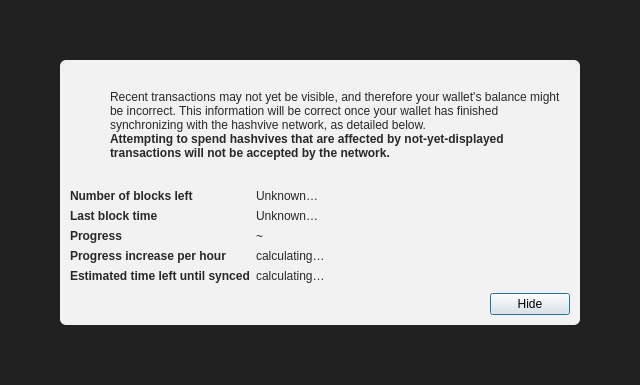
<?xml version="1.0" encoding="UTF-8"?>
<ui version="4.0">
 <class>ModalOverlay</class>
 <widget class="QWidget" name="ModalOverlay">
  <property name="geometry">
   <rect>
    <x>0</x>
    <y>0</y>
    <width>640</width>
    <height>385</height>
   </rect>
  </property>
  <property name="windowTitle">
   <string>Form</string>
  </property>
  <layout class="QVBoxLayout" name="verticalLayout" stretch="0">
   <property name="sizeConstraint">
    <enum>QLayout::SetDefaultConstraint</enum>
   </property>
   <property name="leftMargin">
    <number>0</number>
   </property>
   <property name="topMargin">
    <number>0</number>
   </property>
   <property name="rightMargin">
    <number>0</number>
   </property>
   <property name="bottomMargin">
    <number>0</number>
   </property>
   <item>
    <widget class="QWidget" name="bgWidget" native="true">
     <property name="styleSheet">
      <string notr="true">#bgWidget { background: rgba(0,0,0,220); }</string>
     </property>
     <layout class="QVBoxLayout" name="verticalLayoutMain" stretch="1">
      <property name="leftMargin">
       <number>60</number>
      </property>
      <property name="topMargin">
       <number>60</number>
      </property>
      <property name="rightMargin">
       <number>60</number>
      </property>
      <property name="bottomMargin">
       <number>60</number>
      </property>
      <item>
       <widget class="QWidget" name="contentWidget" native="true">
        <property name="styleSheet">
         <string notr="true">#contentWidget { background: rgba(255,255,255,240); border-radius: 6px; }

QLabel { color: rgb(40,40,40);  }</string>
        </property>
        <layout class="QVBoxLayout" name="verticalLayoutSub" stretch="1,0,0,0">
         <property name="spacing">
          <number>0</number>
         </property>
         <property name="leftMargin">
          <number>10</number>
         </property>
         <property name="topMargin">
          <number>10</number>
         </property>
         <property name="rightMargin">
          <number>10</number>
         </property>
         <property name="bottomMargin">
          <number>10</number>
         </property>
         <item>
          <layout class="QHBoxLayout" name="horizontalLayoutIconText" stretch="0,1">
           <property name="topMargin">
            <number>20</number>
           </property>
           <item>
            <layout class="QVBoxLayout" name="verticalLayoutIcon">
             <property name="leftMargin">
              <number>0</number>
             </property>
             <item>
              <widget class="QPushButton" name="warningIcon">
               <property name="enabled">
                <bool>false</bool>
               </property>
               <property name="text">
                <string/>
               </property>
               <property name="icon">
                <iconset>
                 <normaloff>:/icons/warning</normaloff>
                 <disabledoff>:/icons/warning</disabledoff>:/icons/warning</iconset>
               </property>
               <property name="iconSize">
                <size>
                 <width>48</width>
                 <height>48</height>
                </size>
               </property>
               <property name="flat">
                <bool>true</bool>
               </property>
              </widget>
             </item>
             <item>
              <spacer name="verticalSpacerWarningIcon">
               <property name="orientation">
                <enum>Qt::Vertical</enum>
               </property>
               <property name="sizeHint" stdset="0">
                <size>
                 <width>20</width>
                 <height>40</height>
                </size>
               </property>
              </spacer>
             </item>
            </layout>
           </item>
           <item>
            <layout class="QVBoxLayout" name="verticalLayoutInfoText">
             <property name="leftMargin">
              <number>0</number>
             </property>
             <property name="topMargin">
              <number>0</number>
             </property>
             <item>
              <widget class="QLabel" name="infoText">
               <property name="text">
                <string>Recent transactions may not yet be visible, and therefore your wallet's balance might be incorrect. This information will be correct once your wallet has finished synchronizing with the hashvive network, as detailed below.</string>
               </property>
               <property name="textFormat">
                <enum>Qt::RichText</enum>
               </property>
               <property name="wordWrap">
                <bool>true</bool>
               </property>
              </widget>
             </item>
             <item>
              <widget class="QLabel" name="infoTextStrong">
               <property name="font">
                <font>
                 <weight>75</weight>
                 <bold>true</bold>
                </font>
               </property>
               <property name="text">
                <string>Attempting to spend hashvives that are affected by not-yet-displayed transactions will not be accepted by the network.</string>
               </property>
               <property name="textFormat">
                <enum>Qt::RichText</enum>
               </property>
               <property name="wordWrap">
                <bool>true</bool>
               </property>
              </widget>
             </item>
             <item>
              <spacer name="verticalSpacerInTextSpace">
               <property name="orientation">
                <enum>Qt::Vertical</enum>
               </property>
               <property name="sizeHint" stdset="0">
                <size>
                 <width>20</width>
                 <height>40</height>
                </size>
               </property>
              </spacer>
             </item>
            </layout>
           </item>
          </layout>
         </item>
         <item>
          <spacer name="verticalSpacerAfterText">
           <property name="orientation">
            <enum>Qt::Vertical</enum>
           </property>
           <property name="sizeHint" stdset="0">
            <size>
             <width>20</width>
             <height>40</height>
            </size>
           </property>
          </spacer>
         </item>
         <item>
          <layout class="QFormLayout" name="formLayout">
           <property name="fieldGrowthPolicy">
            <enum>QFormLayout::FieldsStayAtSizeHint</enum>
           </property>
           <property name="horizontalSpacing">
            <number>6</number>
           </property>
           <property name="verticalSpacing">
            <number>6</number>
           </property>
           <property name="topMargin">
            <number>10</number>
           </property>
           <item row="0" column="0">
            <widget class="QLabel" name="labelNumberOfBlocksLeft">
             <property name="font">
              <font>
               <weight>75</weight>
               <bold>true</bold>
              </font>
             </property>
             <property name="text">
              <string>Number of blocks left</string>
             </property>
            </widget>
           </item>
           <item row="0" column="1">
            <widget class="QLabel" name="numberOfBlocksLeft">
             <property name="text">
              <string>Unknown…</string>
             </property>
            </widget>
           </item>
           <item row="1" column="0">
            <widget class="QLabel" name="labelLastBlockTime">
             <property name="font">
              <font>
               <weight>75</weight>
               <bold>true</bold>
              </font>
             </property>
             <property name="text">
              <string>Last block time</string>
             </property>
            </widget>
           </item>
           <item row="1" column="1">
            <widget class="QLabel" name="newestBlockDate">
             <property name="sizePolicy">
              <sizepolicy hsizetype="Maximum" vsizetype="Preferred">
               <horstretch>0</horstretch>
               <verstretch>0</verstretch>
              </sizepolicy>
             </property>
             <property name="text">
              <string>Unknown…</string>
             </property>
            </widget>
           </item>
           <item row="2" column="0">
            <widget class="QLabel" name="labelSyncDone">
             <property name="font">
              <font>
               <weight>75</weight>
               <bold>true</bold>
              </font>
             </property>
             <property name="text">
              <string>Progress</string>
             </property>
            </widget>
           </item>
           <item row="2" column="1">
            <layout class="QHBoxLayout" name="horizontalLayoutSync" stretch="0,1">
             <item>
              <widget class="QLabel" name="percentageProgress">
               <property name="text">
                <string notr="true">~</string>
               </property>
              </widget>
             </item>
            </layout>
           </item>
           <item row="4" column="0">
            <widget class="QLabel" name="labelProgressIncrease">
             <property name="font">
              <font>
               <weight>75</weight>
               <bold>true</bold>
              </font>
             </property>
             <property name="text">
              <string>Progress increase per hour</string>
             </property>
            </widget>
           </item>
           <item row="4" column="1">
            <widget class="QLabel" name="progressIncreasePerH">
             <property name="text">
              <string>calculating…</string>
             </property>
            </widget>
           </item>
           <item row="5" column="0">
            <widget class="QLabel" name="labelEstimatedTimeLeft">
             <property name="font">
              <font>
               <weight>75</weight>
               <bold>true</bold>
              </font>
             </property>
             <property name="text">
              <string>Estimated time left until synced</string>
             </property>
            </widget>
           </item>
           <item row="5" column="1">
            <widget class="QLabel" name="expectedTimeLeft">
             <property name="text">
              <string>calculating…</string>
             </property>
            </widget>
           </item>
          </layout>
         </item>
         <item>
          <layout class="QHBoxLayout" name="horizontalLayoutButtons">
           <property name="leftMargin">
            <number>10</number>
           </property>
           <property name="topMargin">
            <number>10</number>
           </property>
           <item>
            <spacer name="horizontalSpacer">
             <property name="orientation">
              <enum>Qt::Horizontal</enum>
             </property>
             <property name="sizeHint" stdset="0">
              <size>
               <width>40</width>
               <height>20</height>
              </size>
             </property>
            </spacer>
           </item>
           <item>
            <widget class="QPushButton" name="closeButton">
             <property name="text">
              <string>Hide</string>
             </property>
             <property name="shortcut">
              <string>Esc</string>
             </property>
             <property name="focusPolicy">
              <enum>Qt::StrongFocus</enum>
             </property>
             <property name="default">
              <bool>true</bool>
             </property>
            </widget>
           </item>
          </layout>
         </item>
        </layout>
       </widget>
      </item>
     </layout>
    </widget>
   </item>
  </layout>
 </widget>
 <resources/>
 <connections/>
</ui>
